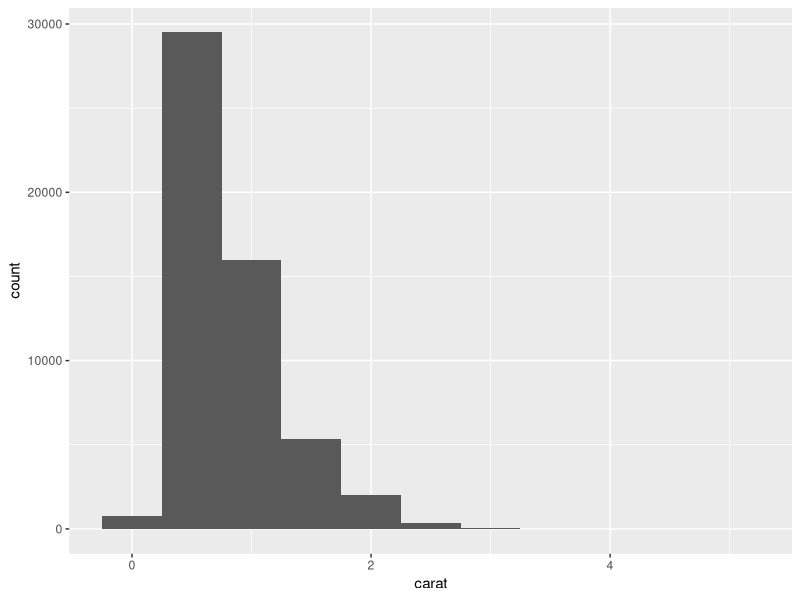
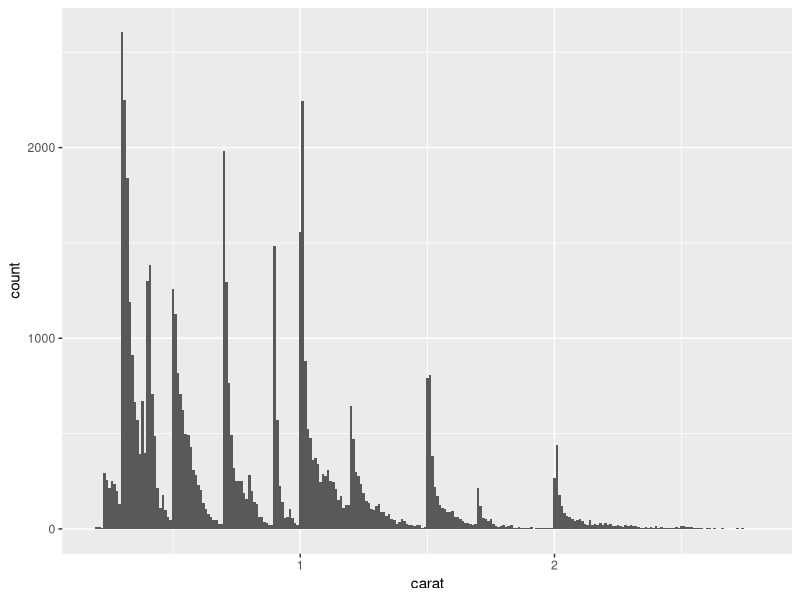
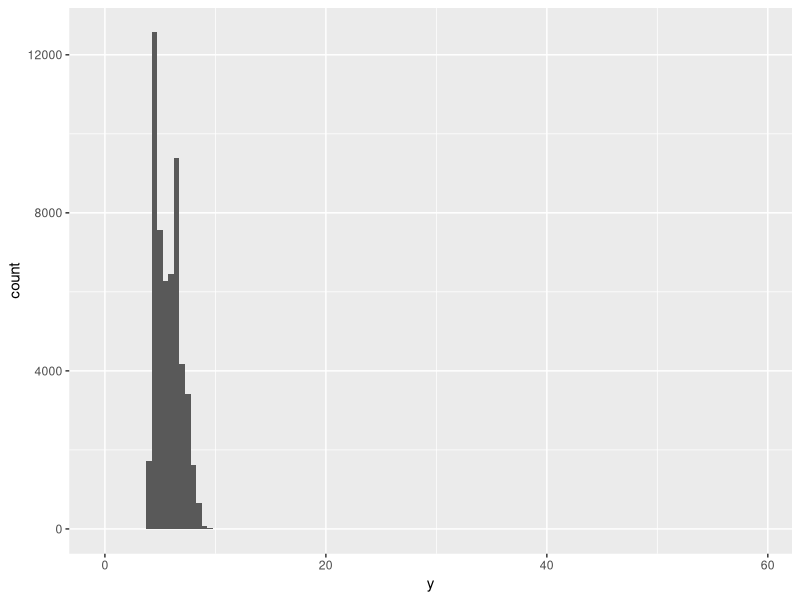
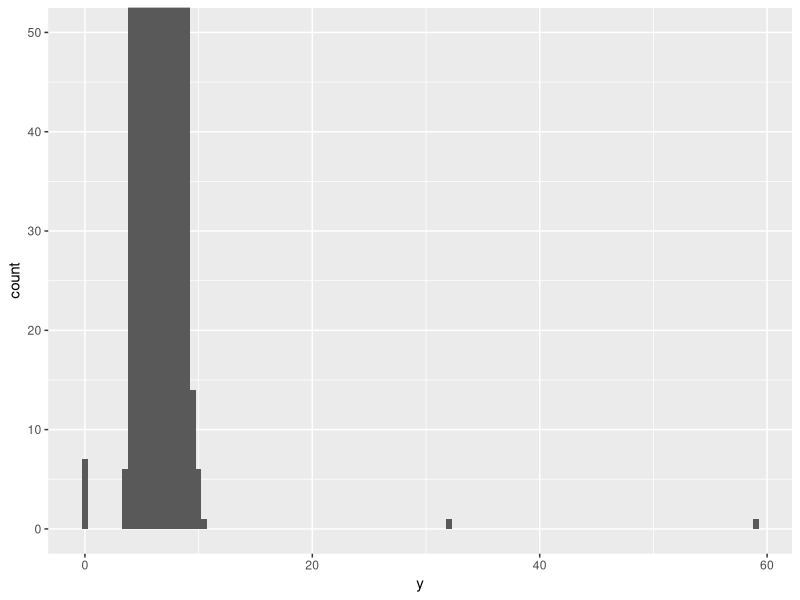
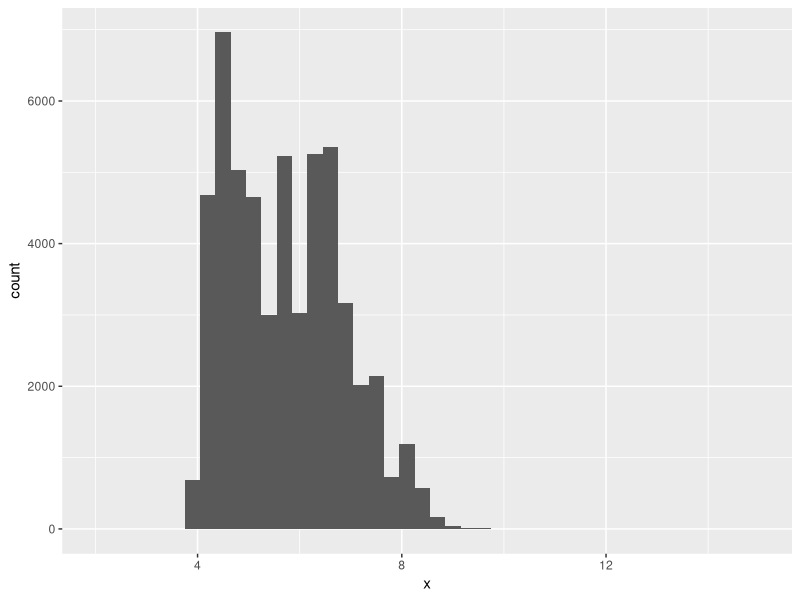
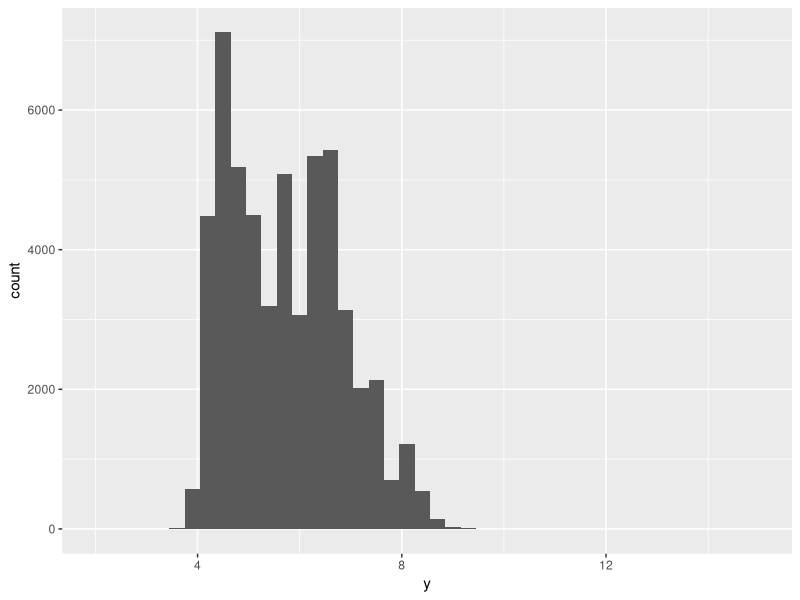
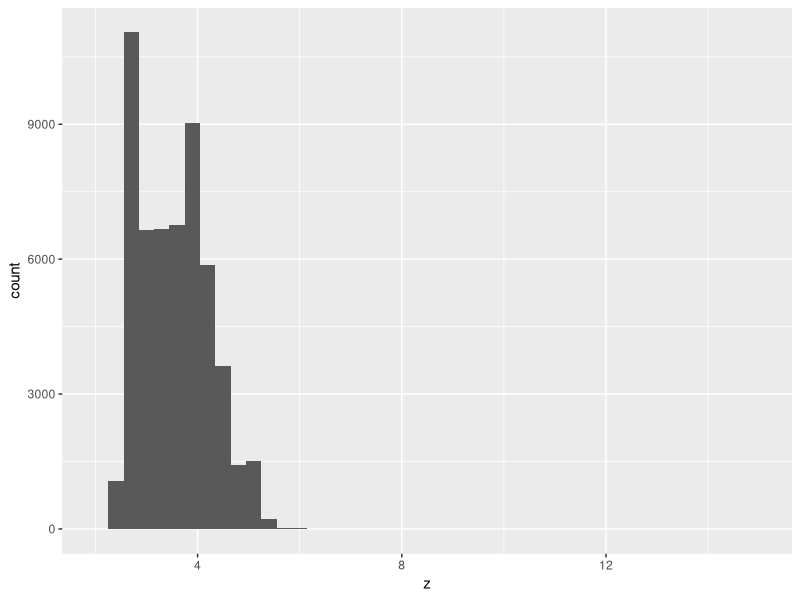
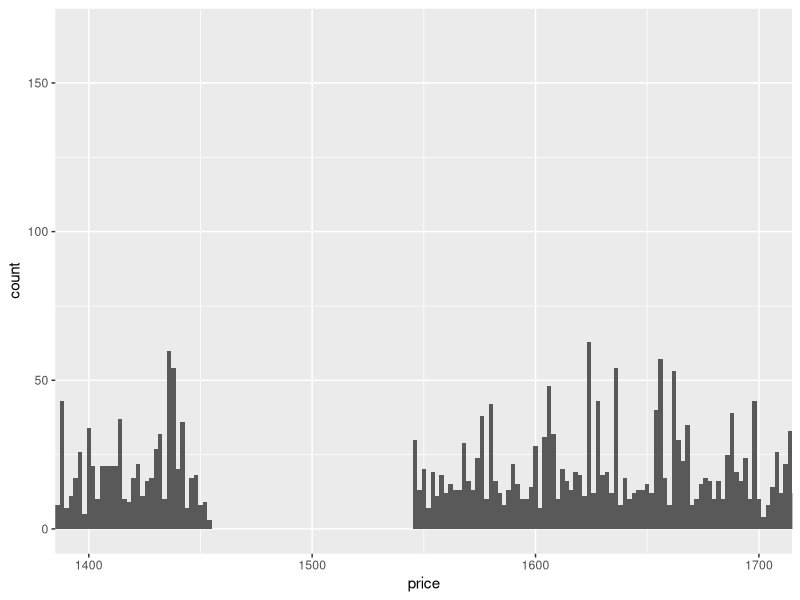

Reproduce these figures in R, in order.
library(tidyverse)

# The EDA is a creative process fueled by questions and answers regarding
# data. With every answer acquired, another question can arise.

# Important Questions that will always be useful on EDA:
# What type of variation occurs within my variables?
# What type of covariation occurs between my variables?
  
# Variation -----

ggplot(diamonds, aes(x = carat)) +
  geom_histogram(binwidth = 0.5)

## Questions surrounding variables -----

### Typical values -----
# Which values are the most common? Why?
# Which values are rare? Why? Does that match your expectations?
# Can you see any unusual patterns? What might explain them?
  
smaller <- diamonds |>
  filter(carat < 3)

ggplot(smaller, aes(x = carat)) + 
  geom_histogram(binwidth = 0.01)

#### To understand the subgroups ----

# How are the observations within each subgroup similar to each other?
# How are the observations in separate clusters different from each other?
# How can you explain or describe the clusters?
# Why might the appearance of clusters be misleading?
  
### Unusual values (outliers) -----

ggplot(diamonds, aes(x=y)) + 
  geom_histogram(binwidth = 0.5)
ggplot(diamonds, aes(x=y)) +
  geom_histogram(binwidth = 0.5) +
  coord_cartesian(ylim = c(0, 50))

unusual <- diamonds |>
  filter(y < 3 | y > 20) |>
  select(price, x, y, z) |>
  arrange(y)
unusual

## Ex ----
#Explore the distribution of each of the x, y, and z variables in diamonds. What do you learn? Think about a diamond and how you might decide which dimension is the length, width, and depth.
ggplot(diamonds, aes(x = x)) +       # depth
  geom_histogram(binwidth = 0.3) +
  coord_cartesian(xlim = c(2, 15))

ggplot(diamonds, aes(x = y)) +       # width
  geom_histogram(binwidth = 0.3) +
  coord_cartesian(xlim = c(2, 15))

ggplot(diamonds, aes(x = z)) +       # length
  geom_histogram(binwidth = 0.3) +
  coord_cartesian(xlim = c(2, 15))

# A: Explore the distribution of price. Do you discover anything unusual or surprising? (Hint: Carefully think about the binwidth and make sure you try a wide range of values.)

ggplot(diamonds, aes(x = price)) +
  geom_histogram(binwidth = 2) +
  coord_cartesian(xlim = c(1400, 1700))

# R: Around the zoomed interval there is a gap on the data, meaning diamonds on
#    that range of price were not found or registered. 

# A: How many diamonds are 0.99 carat? How many are 1 carat? What do you think is the cause of the difference?





 


